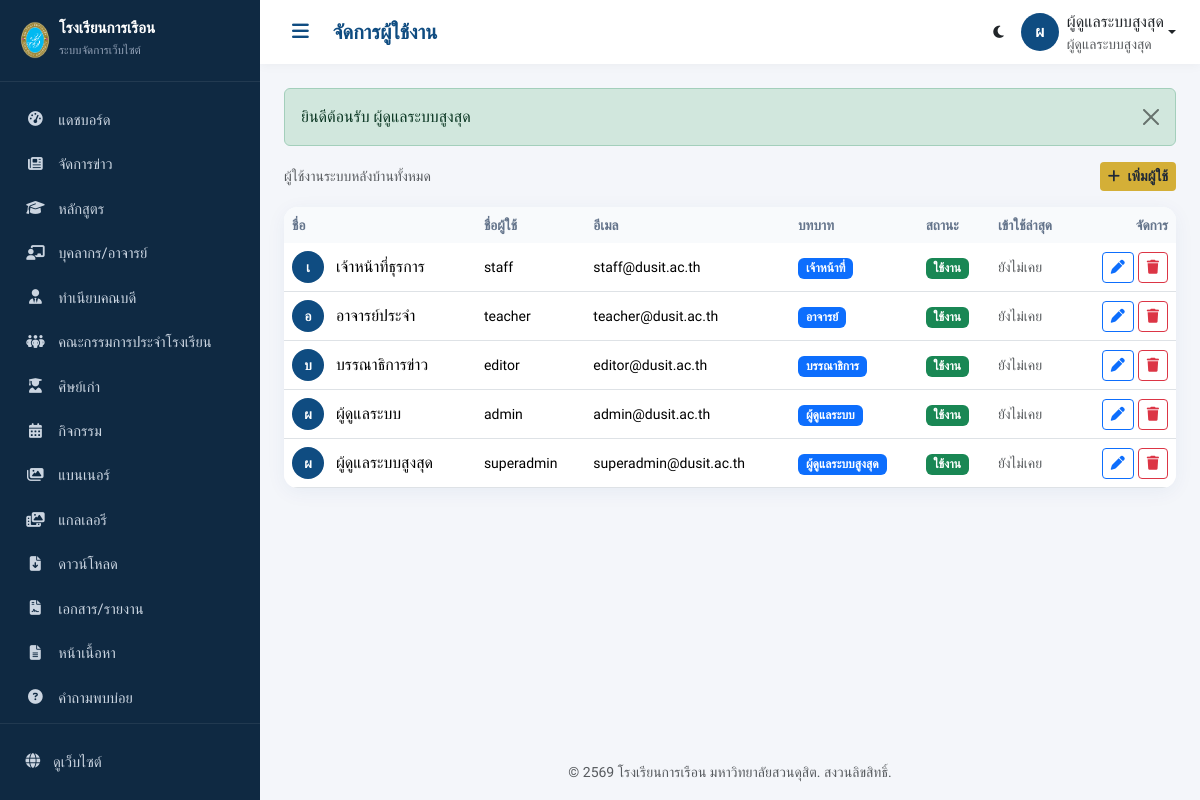
Page /admin/users (signed in) on the committed database.
### tables this page shows
CREATE TABLE `roles` (
  `id`          INT UNSIGNED NOT NULL AUTO_INCREMENT,
  `name`        VARCHAR(100) NOT NULL COMMENT 'ชื่อบทบาท เช่น ผู้ดูแลระบบสูงสุด',
  `slug`        VARCHAR(50)  NOT NULL COMMENT 'รหัสบทบาท เช่น super_admin',
  `description` VARCHAR(255) DEFAULT NULL,
  `status`      ENUM('active','inactive') NOT NULL DEFAULT 'active',
  `created_at`  DATETIME DEFAULT NULL,
  `updated_at`  DATETIME DEFAULT NULL,
  `deleted_at`  DATETIME DEFAULT NULL,
  PRIMARY KEY (`id`),
  UNIQUE KEY `uq_roles_slug` (`slug`)
);

CREATE TABLE `users` (
  `id`             INT UNSIGNED NOT NULL AUTO_INCREMENT,
  `role_id`        INT UNSIGNED NOT NULL,
  `username`       VARCHAR(100) NOT NULL,
  `email`          VARCHAR(150) NOT NULL,
  `password`       VARCHAR(255) NOT NULL COMMENT 'เก็บเป็น hash เท่านั้น',
  `full_name`      VARCHAR(150) NOT NULL,
  `phone`          VARCHAR(30)  DEFAULT NULL,
  `avatar`         VARCHAR(255) DEFAULT NULL,
  `position`       VARCHAR(150) DEFAULT NULL COMMENT 'ตำแหน่ง',
  `remember_token` VARCHAR(255) DEFAULT NULL,
  `last_login_at`  DATETIME DEFAULT NULL,
  `last_login_ip`  VARCHAR(45) DEFAULT NULL,
  `login_attempts` TINYINT UNSIGNED NOT NULL DEFAULT 0,
  `locked_until`   DATETIME DEFAULT NULL,
  `status`         ENUM('active','inactive') NOT NULL DEFAULT 'active',
  `created_at`     DATETIME DEFAULT NULL,
  `updated_at`     DATETIME DEFAULT NULL,
  `deleted_at`     DATETIME DEFAULT NULL,
  PRIMARY KEY (`id`),
  UNIQUE KEY `uq_users_username` (`username`),
  UNIQUE KEY `uq_users_email` (`email`),
  KEY `idx_users_role` (`role_id`),
  CONSTRAINT `fk_users_role` FOREIGN KEY (`role_id`) REFERENCES `roles`(`id`)
);

### app/core/View.php (called while the page is built, shortened)
<?php
class View
{
    public static function render(string $view, array $data = [], ?string $layout = 'public'): void
    {
        $viewFile = VIEW_PATH . '/' . $view . '.php';
        extract($data, EXTR_SKIP);
        require $viewFile;
        $content = ob_get_clean();
        $layoutFile = VIEW_PATH . '/layouts/' . $layout . '.php';
        require $layoutFile;
    }
}

### app/core/Controller.php (called while the page is built, shortened)
<?php
abstract class Controller
{
    protected function model(string $name)
    {
        $file = APP_PATH . '/models/' . $name . '.php';
        return new $name();
    }
    protected function adminView(string $view, array $data = []): void
    {
        if (!str_starts_with($view, 'admin/')) {
            $view = 'admin/' . $view;
        }
        View::render($view, $data, 'admin');
    }
}

### app/controllers/admin/UsersController.php (called while the page is built, shortened)
<?php
class UsersController extends AdminController
{
    public function index(): void
    {
        $users = $this->model('User')->allWithRole();
        $this->adminView('users/index', ['title' => 'จัดการผู้ใช้งาน', 'users' => $users]);
    }
}

### app/core/App.php (called while the page is built, shortened)
<?php
class App
{
    private string $method = DEFAULT_METHOD;
    private bool   $isAdmin = false;
    public function run(): void
    {
        $url = $this->parseUrl();
        if (!empty($url) && strtolower($url[0]) === 'admin') {
            $this->isAdmin = true;
            array_shift($url);
            $controllerDir = APP_PATH . '/controllers/admin/';
        } else {
            $controllerDir = APP_PATH . '/controllers/';
            $namespacePrefix = '';
        }
        if (!empty($url[0])) {
            $candidate = ucfirst($url[0]) . 'Controller';
            if (file_exists($controllerDir . $candidate . '.php')) {
                array_shift($url);
            } elseif ($this->isAdmin) {
                $this->controllerName = 'DashboardController';
            }
        }
        $controller = new $className();
        $this->params = $url ? array_values($url) : [];
        call_user_func_array([$controller, $this->method], $this->params);
    }
    private function parseUrl(): array
    {
        $url = rtrim($_GET['url'], '/');
        $url = filter_var($url, FILTER_SANITIZE_URL);
        return explode('/', $url);
    }
}

### public/index.php (called while the page is built)
<?php
require_once __DIR__ . '/../app/core/bootstrap.php';
$app = new App();
$app->run();

### app/core/bootstrap.php (called while the page is built, shortened)
<?php
spl_autoload_register(function ($class) {
    $short = str_contains($class, '\\') ? substr(strrchr($class, '\\'), 1) : $class;
    $paths = [
        APP_PATH . '/core/' . $short . '.php',
        APP_PATH . '/helpers/' . $short . '.php',
        APP_PATH . '/models/' . $short . '.php',
        APP_PATH . '/middleware/' . $short . '.php',
    ];
    foreach ($paths as $path) {
        if (file_exists($path)) {
            return;
        }
    }
});
require_once APP_PATH . '/helpers/functions.php';

### app/core/Model.php (called while the page is built, shortened)
<?php
abstract class Model
{
    public function __construct()
    {
        $this->db = new Database();
    }
}

### app/models/User.php (called while the page is built, shortened)
<?php
class User extends Model
{
    public function allWithRole(): array
    {
        $sql = "SELECT u.*, r.name AS role_name
                FROM users u JOIN roles r ON r.id = u.role_id
                WHERE u.deleted_at IS NULL
                ORDER BY u.id DESC";
        return $this->db->query($sql)->all();
    }
}

### app/config/database.php (called while the page is built)
<?php
return [
    'host'     => '127.0.0.1',
    'port'     => '3306',
    'database' => 'fooddusit_db',
    'username' => 'root',
    'password' => '',
    'charset'  => 'utf8mb4',
    'collation'=> 'utf8mb4_unicode_ci',
    'options'  => [
        PDO::ATTR_ERRMODE            => PDO::ERRMODE_EXCEPTION,
        PDO::ATTR_DEFAULT_FETCH_MODE => PDO::FETCH_ASSOC,
        PDO::ATTR_EMULATE_PREPARES   => false,
        PDO::ATTR_PERSISTENT         => false,
    ],
];

### app/core/Database.php (called while the page is built, shortened)
<?php
class Database
{
    private static ?PDO $instance = null;
    private $stmt = null;
    public static function pdo(): PDO
    {
        if (self::$instance === null) {
            $config = require APP_PATH . '/config/database.php';
            $dsn = sprintf(
                'mysql:host=%s;port=%s;dbname=%s;charset=%s',
                $config['host'],
                $config['port'],
                $config['database'],
                $config['charset']
            );
            try {
                self::$instance = new PDO(
                    $dsn,
                    $config['username'],
                    $config['password'],
                    $config['options']
                );
            } catch (PDOException $e) {
                if (APP_ENV === 'development') {
                    die('เชื่อมต่อฐานข้อมูลไม่สำเร็จ: ' . $e->getMessage());
                }
                error_log('DB Connection Error: ' . $e->getMessage());
                die('ขออภัย ระบบไม่สามารถเชื่อมต่อฐานข้อมูลได้ในขณะนี้');
            }
        }
        return self::$instance;
    }
    public function query(string $sql): self
    {
        $this->stmt = self::pdo()->prepare($sql);
        return $this;
    }
    public function bind(array $params): self
    {
        foreach ($params as $key => $value) {
            $type = match (true) {
                is_int($value)  => PDO::PARAM_INT,
                is_bool($value) => PDO::PARAM_BOOL,
                is_null($value) => PDO::PARAM_NULL,
                default         => PDO::PARAM_STR,
            };
            $param = is_int($key) ? $key + 1 : ':' . ltrim($key, ':');
            $this->stmt->bindValue($param, $value, $type);
        }
        return $this;
    }
    public function execute(array $params = []): bool
    {
        return $params ? $this->stmt->execute($params) : $this->stmt->execute();
    }
    public function all(array $params = []): array
    {
        $this->execute($params ?: []);
        return $this->stmt->fetchAll();
    }
}

### app/helpers/Auth.php (called while the page is built, shortened)
<?php
class Auth
{
    public static function user(): ?array
    {
        return $_SESSION['user'] ?? null;
    }
}

### app/views/admin/users/index.php (the view, shortened to what this page needs)
<div class="d-flex justify-content-between align-items-center mb-3">
  <span class="text-muted small">ผู้ใช้งานระบบหลังบ้านทั้งหมด</span>
  <a href="<?= url('admin/users/create') ?>" class="btn btn-gold btn-sm"><i class="fa-solid fa-plus me-1"></i> เพิ่มผู้ใช้</a>
</div>
<div class="table-card">
  <div class="table-responsive">
    <table class="table table-hover align-middle mb-0">
      <thead><tr><th>ชื่อ</th><th>ชื่อผู้ใช้</th><th>อีเมล</th><th>บทบาท</th><th>สถานะ</th><th>เข้าใช้ล่าสุด</th><th class="text-end">จัดการ</th></tr></thead>
      <tbody>
        <?php foreach ($users as $u): ?>
          <tr>
            <td>
              <span class="avatar-circle me-2" style="width:32px;height:32px;font-size:.85rem"><?= mb_substr($u['full_name'], 0, 1) ?></span>
              <?= e($u['full_name']) ?>
            </td>
            <td class="small"><?= e($u['username']) ?></td>
            <td class="small"><?= e($u['email']) ?></td>
            <td><span class="badge bg-primary"><?= e($u['role_name']) ?></span></td>
            <td><?= status_badge($u['status']) ?></td>
            <td class="small text-muted"><?= $u['last_login_at'] ? thai_date($u['last_login_at'], true) : 'ยังไม่เคย' ?></td>
            <td class="text-end text-nowrap">
              <a href="<?= url('admin/users/edit/' . $u['id']) ?>" class="btn btn-sm btn-outline-primary"><i class="fa-solid fa-pen"></i></a>
              <a href="<?= url('admin/users/delete/' . $u['id']) ?>" class="btn btn-sm btn-outline-danger" data-confirm="ลบผู้ใช้นี้?"><i class="fa-solid fa-trash"></i></a>
            </td>
          </tr>
        <?php endforeach; ?>
      </tbody>
    </table>
  </div>
</div>

### app/helpers/functions.php (shortened to what this page needs)
<?php
function url(string $path = ''): string
{
    return BASE_URL . ltrim($path, '/');
}
function asset(string $path): string
{
    $rel = ltrim($path, '/');
    $url = BASE_URL . 'public/assets/' . $rel;
    $file = PUBLIC_PATH . '/assets/' . $rel;
    if (is_file($file)) {
        $url .= '?v=' . filemtime($file);
    }
    return $url;
}
function e($value): string
{
    return htmlspecialchars((string)$value, ENT_QUOTES | ENT_HTML5, 'UTF-8');
}
function flash_messages(): string
{
    $html = '';
    $map = ['success' => 'success', 'error' => 'danger', 'warning' => 'warning', 'info' => 'info'];
    foreach ($_SESSION['flash'] as $type => $msg) {
        $cls = $map[$type] ?? 'info';
        $html .= '<div class="alert alert-' . $cls . ' alert-dismissible fade show" role="alert">'
               . e($msg)
               . '<button type="button" class="btn-close" data-bs-dismiss="alert"></button></div>';
    }
    return $html;
}
function setting(string $key, $default = '')
{
    static $cache = null;
    if ($cache === null) {
        $cache = [];
        try {
            $rows = (new Database())->query("SELECT `key`, `value` FROM settings")->all();
            foreach ($rows as $r) {
                $cache[$r['key']] = $r['value'];
            }
        } catch (Throwable $e) {
            $cache = [];
        }
    }
    return $cache[$key] ?? $default;
}
function status_badge(string $status): string
{
    $map = [
        'active'    => ['success', 'ใช้งาน'],
        'inactive'  => ['secondary', 'ปิดใช้งาน'],
        'published' => ['success', 'เผยแพร่'],
        'draft'     => ['warning', 'ฉบับร่าง'],
        'pending'   => ['info', 'รอตรวจ'],
    ];
    [$cls, $label] = $map[$status] ?? ['secondary', $status];
    return '<span class="badge bg-' . $cls . '">' . e($label) . '</span>';
}

### app/views/layouts/admin.php (shortened to what this page needs)
<?php
$user = Auth::user();
$cur = trim($_GET['url'] ?? '', '/');
function menu_active(string $seg): string {
    global $cur;
    return str_starts_with($cur, 'admin/' . $seg) ? 'active' : '';
}
$navItems = [
    ['',           'gauge-high',      'แดชบอร์ด', null],
    ['news',       'newspaper',       'จัดการข่าว', 'news.view'],
    ['programs',   'graduation-cap',  'หลักสูตร', 'programs.manage'],
    ['staff',      'chalkboard-user', 'บุคลากร/อาจารย์', 'staff.manage'],
    ['deans',      'user-tie',        'ทำเนียบคณบดี', 'staff.manage'],
    ['committee',  'people-group',    'คณะกรรมการประจำโรงเรียน', 'committee.manage'],
    ['alumni',     'user-graduate',   'ศิษย์เก่า', 'staff.manage'],
    ['events',     'calendar-days',   'กิจกรรม', 'events.manage'],
    ['banner',     'images',          'แบนเนอร์', 'banner.manage'],
    ['gallery',    'photo-film',      'แกลเลอรี', 'gallery.manage'],
    ['downloads',  'file-arrow-down', 'ดาวน์โหลด', 'downloads.manage'],
    ['documents',  'file-contract',   'เอกสาร/รายงาน', 'documents.manage'],
    ['pages',      'file-lines',      'หน้าเนื้อหา', 'pages.manage'],
    ['faq',        'circle-question', 'คำถามพบบ่อย', 'pages.manage'],
    ['contact',    'envelope',        'ข้อความติดต่อ', 'contact.view'],
    ['users',      'users',           'ผู้ใช้งาน', 'users.manage'],
    ['roles',      'user-shield',     'บทบาท/สิทธิ์', 'roles.manage'],
    ['settings',   'gear',            'ตั้งค่าเว็บไซต์', 'settings.manage'],
];
?>
<!DOCTYPE html>
<html lang="th" data-bs-theme="light">
<head>
    <link href="https://cdn.jsdelivr.net/npm/bootstrap@5.3.3/dist/css/bootstrap.min.css" rel="stylesheet">
    <link href="https://cdnjs.cloudflare.com/ajax/libs/font-awesome/6.5.1/css/all.min.css" rel="stylesheet">
    <link href="<?= asset('css/admin.css') ?>" rel="stylesheet">
</head>
<body>
<div class="admin-wrapper">
    <aside class="admin-sidebar" id="sidebar">
        <div class="sidebar-brand">
            <img src="<?= asset('images/sdu-logo.png') ?>" alt="โลโก้ มสด." style="height:38px;width:auto">
            <div class="brand-text ms-2">
                <strong>โรงเรียนการเรือน</strong>
                <small>ระบบจัดการเว็บไซต์</small>
            </div>
        </div>
        <nav class="sidebar-nav">
            <?php foreach ($navItems as [$path, $icon, $label, $perm]): ?>
                <a href="<?= url('admin/' . $path) ?>" class="nav-link <?= menu_active($path) ?: ($path === '' && $cur === 'admin' ? 'active' : '') ?>">
                    <i class="fa-solid fa-<?= $icon ?>"></i> <span><?= $label ?></span>
                </a>
            <?php endforeach; ?>
        </nav>
        <div class="sidebar-footer">
            <a href="<?= url('') ?>" target="_blank" class="nav-link"><i class="fa-solid fa-globe"></i> <span>ดูเว็บไซต์</span></a>
        </div>
    </aside>
    <div class="admin-main">
        <header class="admin-topbar">
            <button class="btn btn-sm btn-toggle" id="sidebarToggle"><i class="fa-solid fa-bars"></i></button>
            <h5 class="topbar-title mb-0"><?= e($title ?? '') ?></h5>
            <div class="ms-auto d-flex align-items-center gap-3">
                <button class="btn btn-sm btn-link text-reset p-0" id="adminThemeToggle" title="สลับโหมด"><i class="fa-solid fa-moon"></i></button>
                <div class="dropdown">
                    <a class="d-flex align-items-center text-reset text-decoration-none dropdown-toggle" data-bs-toggle="dropdown">
                        <span class="avatar-circle"><?= mb_substr($user['name'] ?? 'A', 0, 1) ?></span>
                        <span class="d-none d-md-inline ms-2">
                            <span class="fw-500"><?= e($user['name']) ?></span>
                            <small class="d-block text-muted"><?= e($user['role_name']) ?></small>
                        </span>
                    </a>
                </div>
            </div>
        </header>
        <main class="admin-content">
            <?php if ($fm = flash_messages()): ?><?= $fm ?><?php endif; ?>
            <?= $content ?>
        </main>
        <footer class="admin-footer">
            <small class="text-muted"><?= e(setting('copyright', 'โรงเรียนการเรือน มหาวิทยาลัยสวนดุสิต')) ?></small>
        </footer>
    </div>
</div>
</body>
</html>

### rows in the picture
roles: name "ผู้ดูแลระบบสูงสุด"
users: full_name "เ", full_name "เจ้าหน้าที่ธุรการ", username "staff", email "staff@dusit.ac.th", role.name "เจ้าหน้าที่", shows "ยังไม่เคย"
users: full_name "อ", full_name "อาจารย์ประจำ", username "teacher", email "teacher@dusit.ac.th", role.name "อาจารย์", shows "ยังไม่เคย"
users: full_name "บ", full_name "บรรณาธิการข่าว", username "editor", email "editor@dusit.ac.th", role.name "บรรณาธิการ", shows "ยังไม่เคย"
users: full_name "ผ", full_name "ผู้ดูแลระบบ", username "admin", email "admin@dusit.ac.th", role.name "ผู้ดูแลระบบ", shows "ยังไม่เคย"
users: full_name "ผ", full_name "ผู้ดูแลระบบสูงสุด", username "superadmin", email "superadmin@dusit.ac.th", role.name "ผู้ดูแลระบบสูงสุด", shows "ยังไม่เคย"

### other values in the picture
$label "แดชบอร์ด"
$label "จัดการข่าว"
$label "หลักสูตร"
$label "บุคลากร/อาจารย์"
$label "ทำเนียบคณบดี"
$label "คณะกรรมการประจำโรงเรียน"
$label "ศิษย์เก่า"
$label "กิจกรรม"
$label "แบนเนอร์"
$label "แกลเลอรี"
$label "ดาวน์โหลด"
$label "เอกสาร/รายงาน"
$label "หน้าเนื้อหา"
$label "คำถามพบบ่อย"
$title "จัดการผู้ใช้งาน"
